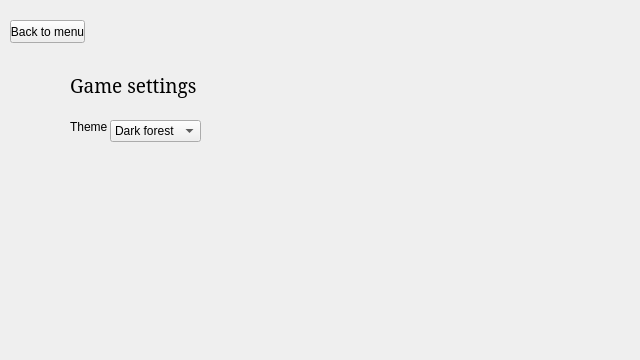
<?xml version="1.0" encoding="UTF-8"?>
<ui version="4.0">
 <class>Form</class>
 <widget class="QWidget" name="Form">
  <property name="geometry">
   <rect>
    <x>0</x>
    <y>0</y>
    <width>640</width>
    <height>360</height>
   </rect>
  </property>
  <widget class="QLabel" name="label">
   <property name="geometry">
    <rect>
     <x>70</x>
     <y>70</y>
     <width>161</width>
     <height>31</height>
    </rect>
   </property>
   <property name="font">
    <font>
     <family>MS Serif</family>
     <pointsize>14</pointsize>
    </font>
   </property>
   <property name="text">
    <string>Game settings</string>
   </property>
  </widget>
  <widget class="QLabel" name="label_2">
   <property name="geometry">
    <rect>
     <x>70</x>
     <y>120</y>
     <width>47</width>
     <height>13</height>
    </rect>
   </property>
   <property name="text">
    <string>Theme</string>
   </property>
  </widget>
  <widget class="QPushButton" name="pushButton">
   <property name="geometry">
    <rect>
     <x>10</x>
     <y>20</y>
     <width>75</width>
     <height>23</height>
    </rect>
   </property>
   <property name="text">
    <string>Back to menu</string>
   </property>
  </widget>
  <widget class="QComboBox" name="comboBox">
   <property name="geometry">
    <rect>
     <x>110</x>
     <y>120</y>
     <width>91</width>
     <height>22</height>
    </rect>
   </property>
   <item>
    <property name="text">
     <string>Dark forest</string>
    </property>
   </item>
   <item>
    <property name="text">
     <string>Savana</string>
    </property>
   </item>
  </widget>
 </widget>
 <resources/>
 <connections/>
</ui>
